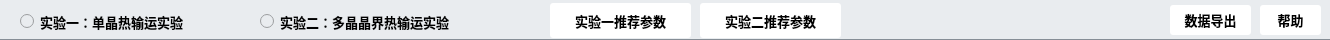
      <widget class="QWidget" name="widget_2" native="true">
       <property name="sizePolicy">
        <sizepolicy hsizetype="Preferred" vsizetype="Preferred">
         <horstretch>0</horstretch>
         <verstretch>0</verstretch>
        </sizepolicy>
       </property>
       <property name="maximumSize">
        <size>
         <width>16777215</width>
         <height>40</height>
        </size>
       </property>
       <property name="styleSheet">
        <string notr="true">background-color: rgb(233, 236, 239);
border-bottom:1px solid #868e96;</string>
       </property>
       <widget class="QRadioButton" name="exp1_radioButton">
        <property name="geometry">
         <rect>
          <x>20</x>
          <y>6</y>
          <width>241</width>
          <height>31</height>
         </rect>
        </property>
        <property name="font">
         <font>
          <family>微软雅黑</family>
          <pointsize>10</pointsize>
          <weight>75</weight>
          <bold>true</bold>
         </font>
        </property>
        <property name="layoutDirection">
         <enum>Qt::LeftToRight</enum>
        </property>
        <property name="styleSheet">
         <string notr="true">border-radius: 3px;
border: 1px bolid #495057;
color: rgb(0, 0, 0);</string>
        </property>
        <property name="text">
         <string>实验一：单晶热输运实验</string>
        </property>
        <property name="icon">
         <iconset resource="picture.qrc">
          <normaloff>:/background/实验室.png</normaloff>:/background/实验室.png</iconset>
        </property>
       </widget>
       <widget class="QRadioButton" name="exp2_radioButton">
        <property name="geometry">
         <rect>
          <x>260</x>
          <y>6</y>
          <width>271</width>
          <height>31</height>
         </rect>
        </property>
        <property name="font">
         <font>
          <family>微软雅黑</family>
          <pointsize>10</pointsize>
          <weight>75</weight>
          <bold>true</bold>
         </font>
        </property>
        <property name="layoutDirection">
         <enum>Qt::LeftToRight</enum>
        </property>
        <property name="styleSheet">
         <string notr="true">border-radius: 3px;
border: 1px bolid #495057;
color: rgb(0, 0, 0);</string>
        </property>
        <property name="text">
         <string>实验二：多晶晶界热输运实验</string>
        </property>
        <property name="icon">
         <iconset resource="picture.qrc">
          <normaloff>:/background/实验室.png</normaloff>:/background/实验室.png</iconset>
        </property>
       </widget>
       <widget class="QPushButton" name="exp1_arg_pushButton">
        <property name="geometry">
         <rect>
          <x>550</x>
          <y>3</y>
          <width>141</width>
          <height>35</height>
         </rect>
        </property>
        <property name="font">
         <font>
          <family>微软雅黑</family>
          <pointsize>10</pointsize>
          <weight>75</weight>
          <bold>true</bold>
         </font>
        </property>
        <property name="styleSheet">
         <string notr="true">border-radius: 3px;
border: 1px bolid #495057;
background-color: rgb(255, 255, 255);
color: rgb(0, 0, 0);</string>
        </property>
        <property name="text">
         <string>实验一推荐参数</string>
        </property>
        <property name="icon">
         <iconset resource="picture.qrc">
          <normaloff>:/background/参数.png</normaloff>:/background/参数.png</iconset>
        </property>
       </widget>
       <widget class="QPushButton" name="exp2_arg_pushButton">
        <property name="geometry">
         <rect>
          <x>700</x>
          <y>3</y>
          <width>141</width>
          <height>35</height>
         </rect>
        </property>
        <property name="font">
         <font>
          <family>微软雅黑</family>
          <pointsize>10</pointsize>
          <weight>75</weight>
          <bold>true</bold>
         </font>
        </property>
        <property name="styleSheet">
         <string notr="true">border-radius: 3px;
color: rgb(0, 0, 0);
border: 1px bolid #495057;
background-color: rgb(255, 255, 255);</string>
        </property>
        <property name="text">
         <string>实验二推荐参数</string>
        </property>
        <property name="icon">
         <iconset resource="picture.qrc">
          <normaloff>:/background/参数.png</normaloff>:/background/参数.png</iconset>
        </property>
       </widget>
       <widget class="QPushButton" name="exp2_arg_pushButton_2">
        <property name="geometry">
         <rect>
          <x>1170</x>
          <y>5</y>
          <width>81</width>
          <height>30</height>
         </rect>
        </property>
        <property name="font">
         <font>
          <family>微软雅黑</family>
          <pointsize>10</pointsize>
          <weight>75</weight>
          <bold>true</bold>
         </font>
        </property>
        <property name="styleSheet">
         <string notr="true">border-radius: 3px;
color: rgb(0, 0, 0);
border: 1px bolid #495057;
background-color: rgb(255, 255, 255);</string>
        </property>
        <property name="text">
         <string>数据导出</string>
        </property>
        <property name="icon">
         <iconset resource="picture.qrc">
          <normaloff>:/background/文件.png</normaloff>:/background/文件.png</iconset>
        </property>
       </widget>
       <widget class="QPushButton" name="exp2_arg_pushButton_3">
        <property name="geometry">
         <rect>
          <x>1260</x>
          <y>5</y>
          <width>61</width>
          <height>30</height>
         </rect>
        </property>
        <property name="font">
         <font>
          <family>微软雅黑</family>
          <pointsize>10</pointsize>
          <weight>75</weight>
          <bold>true</bold>
         </font>
        </property>
        <property name="styleSheet">
         <string notr="true">border-radius: 3px;
color: rgb(0, 0, 0);
border: 1px bolid #495057;
background-color: rgb(255, 255, 255);</string>
        </property>
        <property name="text">
         <string>帮助</string>
        </property>
        <property name="icon">
         <iconset resource="picture.qrc">
          <normaloff>:/background/帮助.png</normaloff>:/background/帮助.png</iconset>
        </property>
       </widget>
      </widget>
